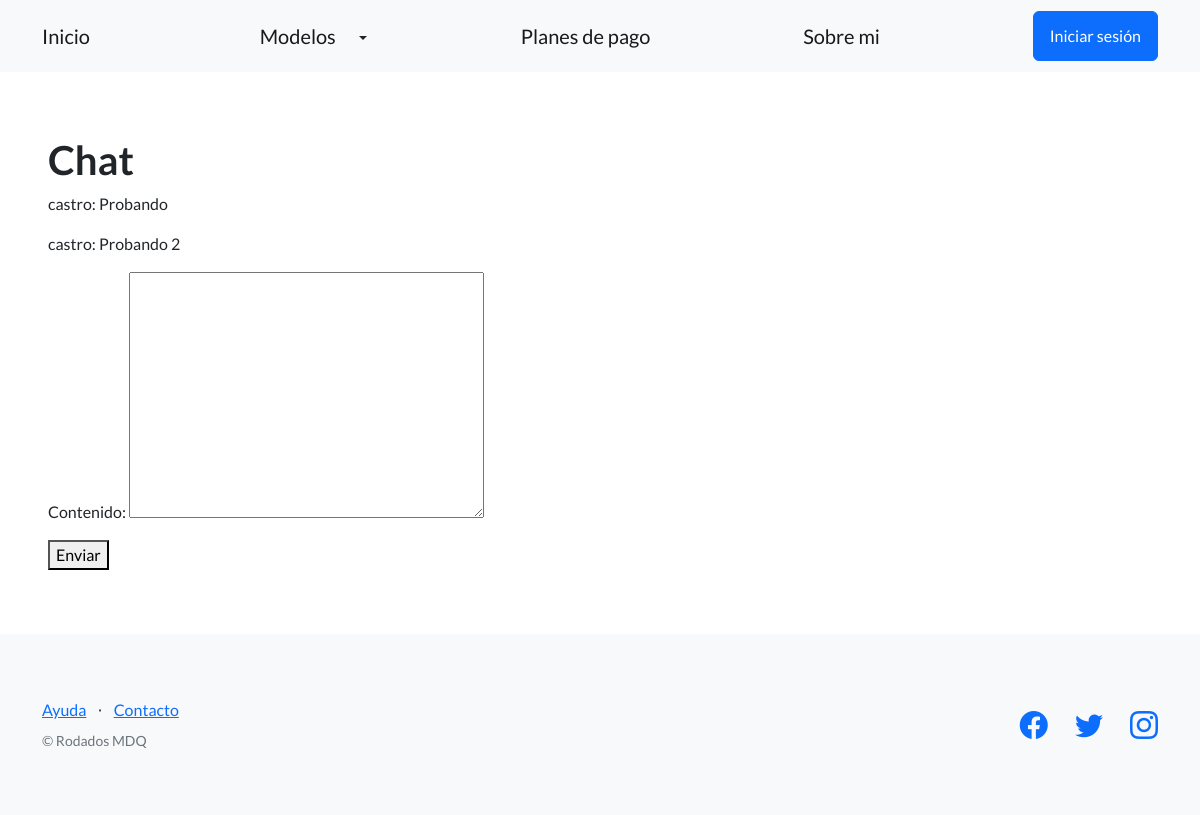
Screenshot of /messages/chat/ with the database file from the repository.
### chat/models.py (models this page shows)
class Mensaje(models.Model):
    usuario = models.ForeignKey(User, on_delete=models.CASCADE)
    contenido = models.TextField()
    fecha_creacion = models.DateTimeField(auto_now_add=True)

### chat/views.py (the view)
# urls.py: path("chat/", chat, name="chat" ),
def chat(request):
    mensajes = Mensaje.objects.all()
    if request.method == 'POST':
        form = MensajeForm(request.POST)
        if form.is_valid():
            nuevo_mensaje = form.save(commit=False)
            nuevo_mensaje.usuario = request.user
            nuevo_mensaje.save()
            return redirect('chat')
    else:
        form = MensajeForm()
    return render(
        request=request,
        template_name = "chat/chat.html",
        context={'mensajes': mensajes, 'form': form},
        )

### chat/forms.py
class MensajeForm(forms.ModelForm):
    class Meta:
        model = Mensaje
        fields = ['contenido']

### chat/templates/chat/chat.html (shortened to what this page needs)
{% extends "base.html" %}
{% block contenido %}
    <h1>Chat</h1>
    <div>
        {% for mensaje in mensajes %}
            <p>{{ mensaje.usuario.username }}: {{ mensaje.contenido }}</p>
        {% endfor %}
    </div>
    <form method="post">
        {{ form.as_p }}
        <button type="submit">Enviar</button>
    </form>
{% endblock contenido %}

### rows the page displays
Mensaje: usuario.username "castro", contenido "Probando"
Mensaje: usuario.username "castro", contenido "Probando 2"
